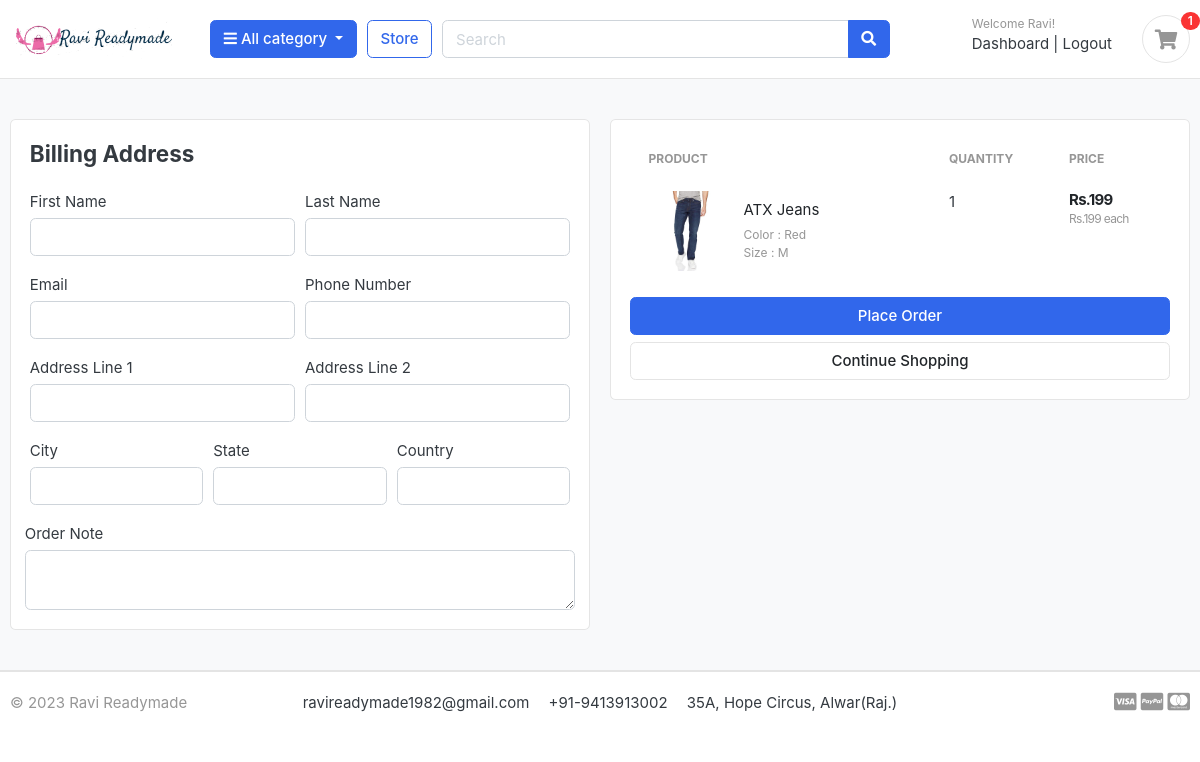
The page /cart/checkout/ (signed in) on the database as committed earlier.
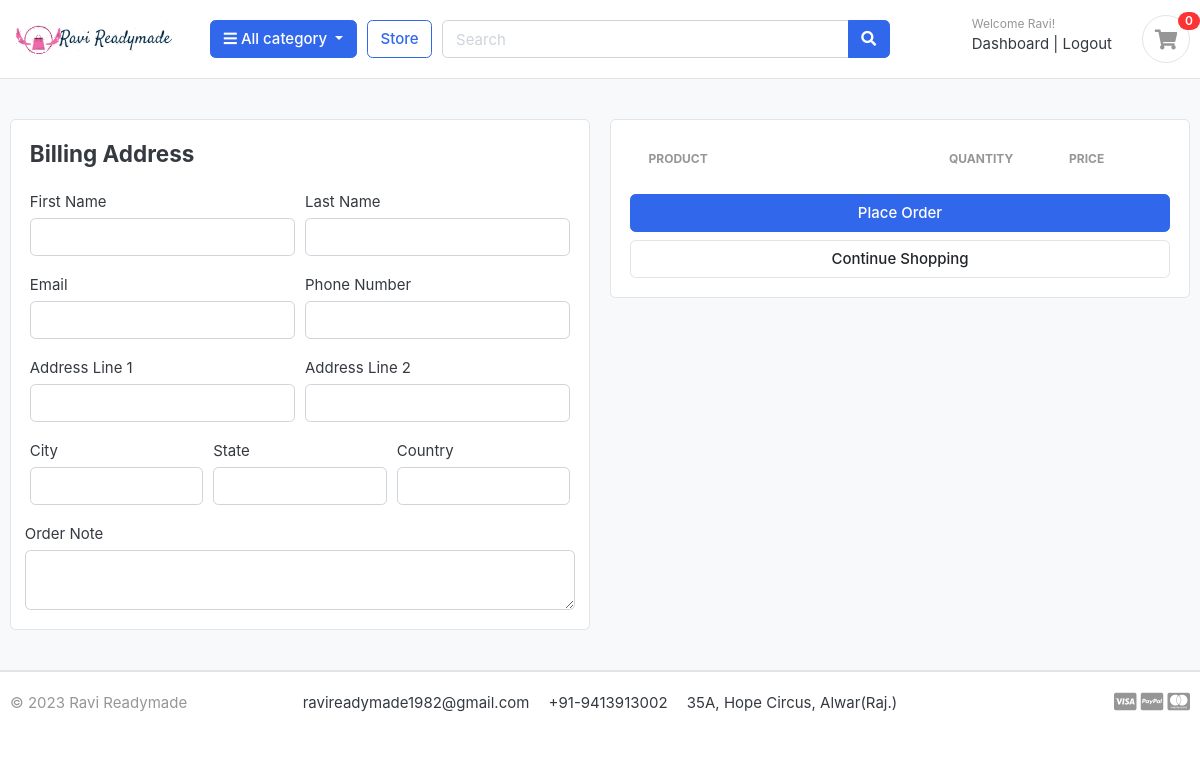
The same page on the database as committed later.
### carts/models.py (models this page shows, shortened)
class CartItem(models.Model):
    user = models.ForeignKey(Account, on_delete=models.CASCADE, null=True)
    product = models.ForeignKey(Product, on_delete=models.CASCADE)
    variations = models.ManyToManyField(Variation, blank=True)
    cart = models.ForeignKey(Cart, on_delete=models.CASCADE, null=True)
    quantity = models.IntegerField()
    is_active = models.BooleanField(default=True)
    def sub_total(self):
        return self.product.price*self.quantity

### store/models.py (models this page shows, shortened)
class Product(models.Model):
    product_name = models.CharField(max_length=200, unique=True)
    slug = models.SlugField(max_length=200, unique=True)
    description = models.TextField(max_length=500, blank=True)
    price = models.IntegerField()
    images = models.ImageField(upload_to='photos/products')
    stock = models.IntegerField()
    is_available = models.BooleanField(default=True)
    category = models.ForeignKey(Category, on_delete=models.CASCADE)
    created_date = models.DateTimeField(auto_now_add=True)
    modified_date = models.DateTimeField(auto_now=True)
    def get_url(self):
        return reverse('product_detail', args=[self.category.slug, self.slug])

class Variation(models.Model):
    product = models.ForeignKey(Product, on_delete=models.CASCADE)
    variation_category = models.CharField(max_length=100, choices=variation_category_choice)
    variation_value = models.CharField(max_length=100)
    is_active = models.BooleanField(default=True)
    created_date = models.DateTimeField(auto_now=True)
    objects = VariationManager()

### carts/views.py (the view)
# urls.py: path('checkout/', checkout, name='checkout'),
@login_required(login_url='login')
def checkout(request, total = 0, quantity = 0, cart_items = None):
    try:
        tax = 0
        grand_total = 0
        if request.user.is_authenticated:
            cart_items = CartItem.objects.filter(user = request.user, is_active = True)
        else:
            cart = Cart.objects.get(cart_id = _cart_id(request))
            cart_items = CartItem.objects.filter(cart = cart, is_active = True)
        for cart_item in cart_items:
            total+=cart_item.product.price*cart_item.quantity
            quantity += cart_item.quantity
        tax = (2*total)/100
        grand_total = total+tax
    except Exception:
        pass
    context = {'total': total, 'quantity' : quantity, 'cart_items':cart_items, 'tax':tax, 'grand_total':grand_total}
    return render(request, 'store/checkout.html', context)

### carts/context_processors.py (called while the page is built)
def counter(request):
    cart_count = 0
    if 'admin' in request.path:
        return {}
    else:
        try:
            cart = Cart.objects.filter(cart_id = _cart_id(request))
            if request.user.is_authenticated:
                cart_items = CartItem.objects.all().filter(user = request.user)
            else:
                cart_items = CartItem.objects.all().filter(cart = cart[:1])
            for cart_item in cart_items:
                cart_count += cart_item.quantity
        except Cart.DoesNotExist:
            cart_count = 0
    return dict(cart_count = cart_count)

### carts/views.py (called while the page is built)
def _cart_id(request):
    cart = request.session.session_key
    if not cart:
        cart = request.session.create()
    return cart

### category/context_processors.py (called while the page is built)
def menu_links(request):
    links = Category.objects.all()
    return dict(links=links)

### category/models.py (called while the page is built)
    def get_url(self):
        return reverse('products_by_category', args=[self.slug])

### templates/store/checkout.html (shortened to what this page needs)
{% extends 'base.html' %}
{% load static %}
{% block content %}
<section class="section-content padding-y bg">
<div class="container">
<div class="row">
	<aside class="col-lg-6">
<div class="card">
  <div class="card-body">
    <h4 class="card-title mb-4">Billing Address</h4>
    <form action="{% url 'place_order' %}" method="POST">
      <div class="form-row">
        <div class="col form-group">
          <label for="">First Name</label>
          <input type="text" name="first_name" class="form-control" required>
        </div>
        <div class="col form-group">
          <label for="">Last Name</label>
          <input type="text" name="last_name" class="form-control" required>
        </div>
      </div>
      <div class="form-row">
        <div class="col form-group">
          <label for="">Email</label>
          <input type="email" name="email" class="form-control" required>
        </div>
        <div class="col form-group">
          <label for="">Phone Number</label>
          <input type="text" name="phone" class="form-control" required>
        </div>
      </div>
      <div class="form-row">
        <div class="col form-group">
          <label for="">Address Line 1</label>
          <input type="text" name="address_line_1" class="form-control" required>
        </div>
        <div class="col form-group">
          <label for="">Address Line 2</label>
          <input type="text" name="address_line_2" class="form-control">
        </div>
      </div>
      <div class="form-row">
        <div class="col form-group">
          <label for="">City</label>
          <input type="text" name="city" class="form-control" required>
        </div>
        <div class="col form-group">
          <label for="">State</label>
          <input type="text" name="state" class="form-control" required>
        </div>
        <div class="col form-group">
          <label for="">Country</label>
          <input type="text" name="country" class="form-control" required>
        </div>
        </div>
        <div class="form-row">
          <label for="">Order Note</label>
          <textarea name="order_note" rows="2" class="form-control"></textarea>
        </div>
  </div>
</div>
	</aside>
	<aside class="col-lg-6">
		<div class="card">
		<div class="card-body">
      <table class="table table-borderless table-shopping-cart">
      <thead class="text-muted">
      <tr class="small text-uppercase">
        <th scope="col">Product</th>
        <th scope="col" width="120">Quantity</th>
        <th scope="col" width="120">Price</th>
      </tr>
      </thead>
      <tbody>
      {% for cart_item in cart_items %}
      <tr>
      	<td>
      		<figure class="itemside align-items-center">
      			<div class="aside"><img src="{{ cart_item.product.images.url }}" class="img-sm"></div>
      			<figcaption class="info">
      				<a href="{{ cart_item.product.get_url }}" class="title text-dark">{{ cart_item.product.product_name }}</a>
      				<p class="text-muted small">
      					{% if cart_item.variations.all %}
      						{% for item in cart_item.variations.all %}
      							{{ item.variation_category | capfirst }} : {{ item.variation_value | capfirst }} <br>
      						{% endfor %}
      					{% endif %}
      				</p>
      			</figcaption>
      		</figure>
      	</td>
      	<td>
      				<label for="">{{cart_item.quantity}}</label>
      	</td>
      	<td>
      		<div class="price-wrap">
      			<var class="price">Rs.{{ cart_item.sub_total }}</var>
      			<small class="text-muted">Rs.{{ cart_item.product.price }} each </small>
      		</div>
      	</td>
      </tr>
      {% endfor %}
      </tbody>
      </table>
      <button type="submit" name="submit" class="btn btn-primary btn-block">Place Order</button>
			<a href="{% url 'store' %}" class="btn btn-light btn-block">Continue Shopping</a>
		</div>
		</div>
</aside>
</div>
</div>
</section>
{% endblock %}

### templates/includes/navbar.html (shortened to what this page needs)
{% load static %}
<header class="section-header">
   <section class="header-main border-bottom">
        <div class="container">
    <div class="row align-items-center">
        <div class="col-lg-2 col-md-3 col-6">
            <a href="{% url 'home' %}" class="brand-wrap">
                <img class="logo" src="{% static 'images/logo1.png' %}">
            </a>
        </div>
        <div class="col-lg col-sm col-md col-6 flex-grow-0">
            <div class="category-wrap dropdown d-inline-block float-right">
                <button type="button" class="btn btn-primary dropdown-toggle" data-toggle="dropdown">
                    <i class="fa fa-bars"></i> All category
                </button>
            </div>
        </div>
        <a href="{% url 'store' %}" class="btn btn-outline-primary">Store</a>
        <div class="col-lg  col-md-6 col-sm-12 col">
            <form action = "{% url 'search' %}" method="GET" class="search">
                <div class="input-group w-100">
                    <input type="text" name="keyword" class="form-control" style="width:60%;" placeholder="Search">
                    <div class="input-group-append">
                      <button class="btn btn-primary" type="submit">
                        <i class="fa fa-search"></i>
                      </button>
                    </div>
                </div>
            </form>
        </div>
        <div class="col-lg-3 col-sm-6 col-8 order-2 order-lg-3">
                    <div class="d-flex justify-content-end mb-3 mb-lg-0">
                        {% if user.id is None %}
                        <div class="widget-header">
                            <small class="title text-muted">Welcome guest!</small>
                            <div>
                                <a href="{% url 'login' %}">Sign in</a> <span class="dark-transp"> | </span>
                                <a href="{% url 'register' %}"> Register</a>
                            </div>
                        </div>
                        {% else %}
                        <div class="widget-header">
                            <small class="title text-muted">Welcome {{user.first_name}}!</small>
                            <div>
                                <a href="{% url 'dashboard' %}">Dashboard</a> <span class="dark-transp"> | </span>
                                <a href="{% url 'logout' %}"> Logout</a>
                            </div>
                        </div>
                        {% endif %}
                        <a href="{% url 'cart' %}" class="widget-header pl-3 ml-3">
                            <div class="icon icon-sm rounded-circle border"><i class="fa fa-shopping-cart"></i></div>
                            <span class="badge badge-pill badge-danger notify">{{cart_count}}</span>
                        </a>
                    </div>
                </div>
    </div>
        </div>
    </section>
</header>

Rows that differ between the two databases and show on the page:
removed CartItem: product.images (picture), product.product_name "ATX Jeans", quantity "1", sub_total "199", product.price "199"
no longer on this page (row unchanged): Variation: variation_category "Color", variation_value "Red"
no longer on this page (row unchanged): Variation: variation_category "Size", variation_value "M"
Other text that changed with them:
{{ cart_count }}: "1" → "0"
